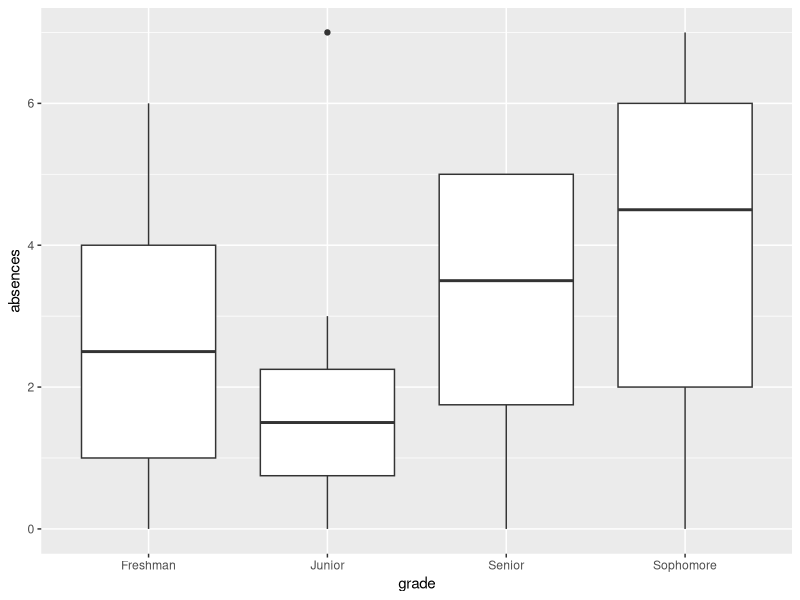
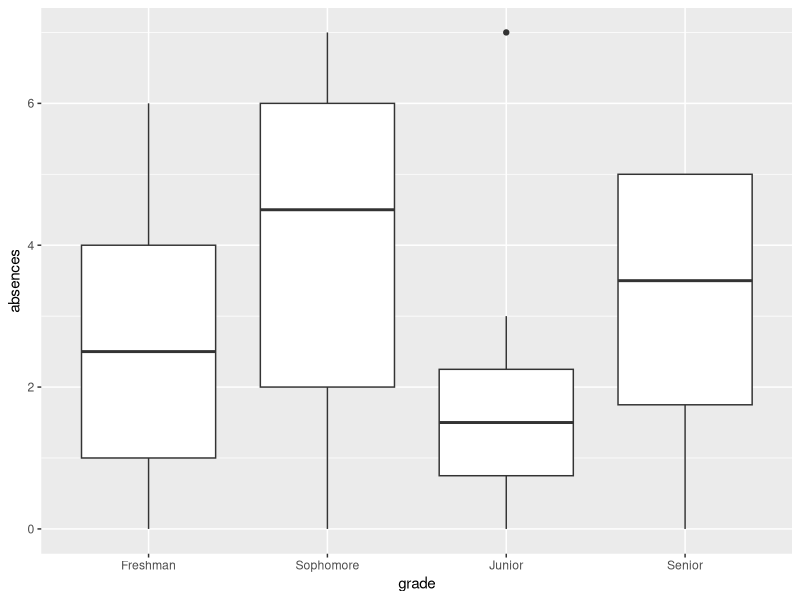
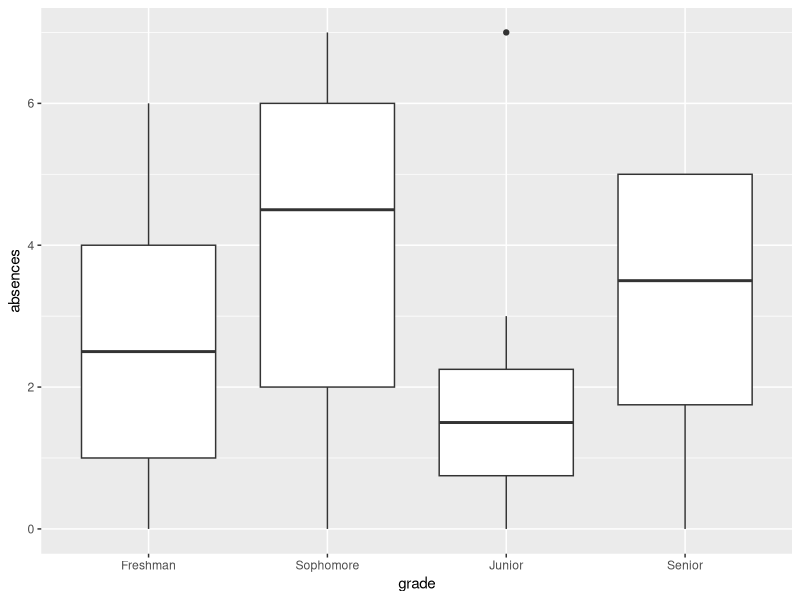
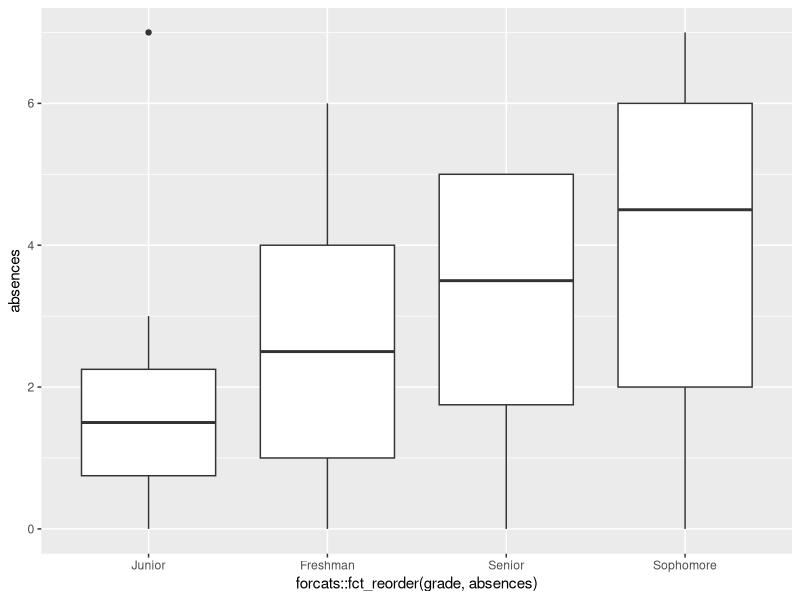
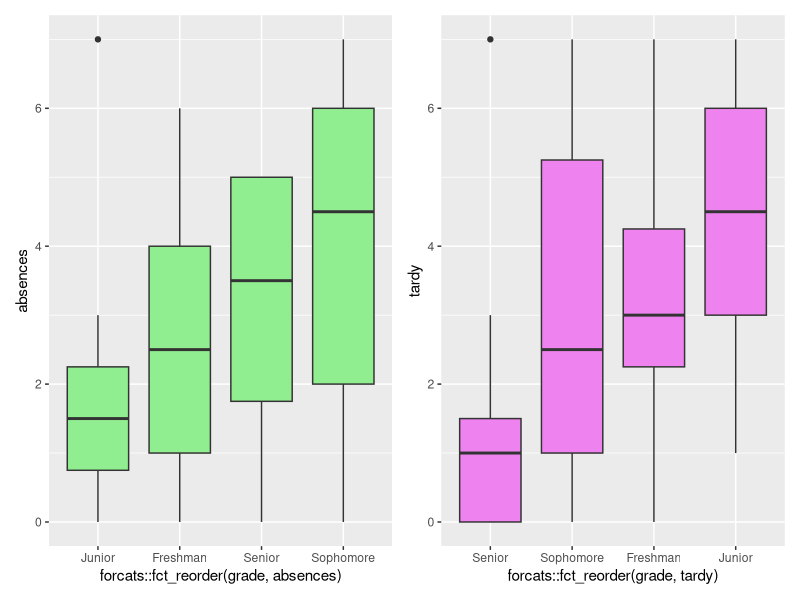
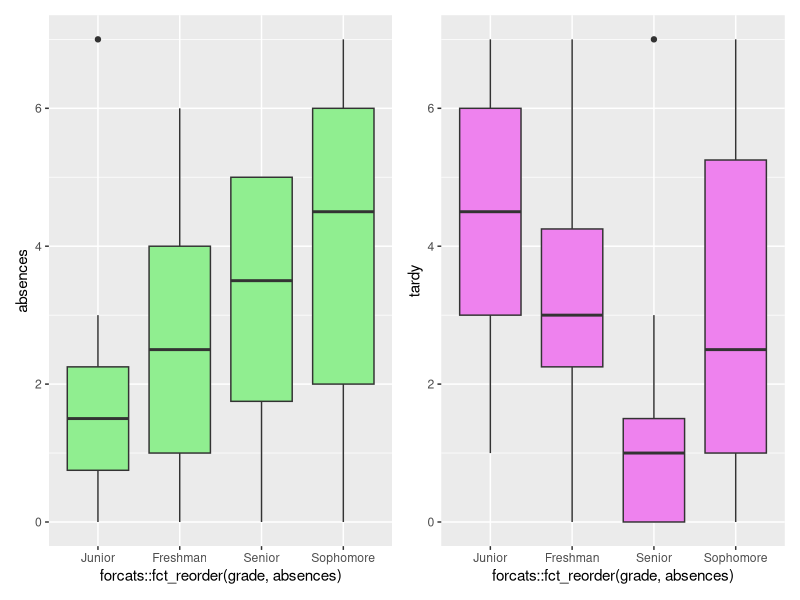

Recreate these plots in R, in order.
## ----setup, include=FALSE------------------------------------------------------------------
knitr::opts_chunk$set(echo = TRUE)
library(tidyverse)


## ----factor1-------------------------------------------------------------------------------
x <- c("red", "red", "blue", "yellow", "blue")
class(x)

x_fact = factor(x) # factor() is a function
class(x_fact)
x_fact


## ----factor1b------------------------------------------------------------------------------
levels(x_fact)


## ---- fig.alt="Forcats hex sticker", out.width = "30%", echo = FALSE, fig.align='center'----
knitr::include_graphics("https://github.com/tidyverse/forcats/raw/main/man/figures/logo.png")


## ------------------------------------------------------------------------------------------
set.seed(123)
data_highschool <- tibble(absences = 
  sample(0:7, size = 32, replace = TRUE), 
    grade = 
      rep(c("Sophomore",
            "Freshman", 
             "Junior", 
             "Senior"), 8))


## ------------------------------------------------------------------------------------------
head(data_highschool)


## ---- fig.height= 3------------------------------------------------------------------------
data_highschool %>%
  ggplot(mapping = aes(x = grade, y = absences)) +
  geom_boxplot()


## ------------------------------------------------------------------------------------------
class(data_highschool$grade)
data_highschool_fct <- data_highschool %>% 
 mutate(grade = factor(grade, levels = 
              c("Freshman", 
                "Sophomore", 
                "Junior", 
                "Senior")))
head(data_highschool_fct)


## ---- fig.height= 3------------------------------------------------------------------------
data_highschool_fct %>%
  ggplot(mapping = aes(x = grade, y = absences)) +
  geom_boxplot()


## ---- size="tiny"--------------------------------------------------------------------------
data_highschool %>% arrange(grade) %>% head(19)


## ---- size = 'tiny'------------------------------------------------------------------------
data_highschool_fct %>% arrange(grade) %>% head(19)


## ------------------------------------------------------------------------------------------
data_highschool %>% group_by(grade) %>% tally(absences)


## ------------------------------------------------------------------------------------------
data_highschool_fct %>% group_by(grade) %>% tally(absences)


## ------------------------------------------------------------------------------------------
data_highschool %>% group_by(grade) %>% summarise(mean = mean(absences))


## ------------------------------------------------------------------------------------------
data_highschool_fct %>% group_by(grade) %>% summarise(mean = mean(absences))


## ---- fig.height= 3------------------------------------------------------------------------
library(forcats)

data_highschool_fct %>%
 ggplot(mapping = aes(x = grade, y = absences)) +
 geom_boxplot()


## ---- fig.height= 3------------------------------------------------------------------------
library(forcats)

data_highschool_fct %>%
ggplot(mapping = aes(x = forcats::fct_reorder(grade, absences), 
 y = absences)) +
 geom_boxplot()


## ------------------------------------------------------------------------------------------
set.seed(1956)
data_highschool_fct <- 
  data_highschool_fct %>% 
  mutate("tardy" = sample(0:7, size = 32, replace = TRUE))

data_highschool_fct


## ---- echo = FALSE-------------------------------------------------------------------------

absences<- data_highschool_fct %>%
   ggplot(mapping = aes(x = forcats::fct_reorder(grade, absences), 
   y = absences)) +
  geom_boxplot(fill = "lightgreen")


tardy<- data_highschool_fct %>%
  ggplot(mapping = aes(x = forcats::fct_reorder(grade, tardy), 
       y = tardy)) +
  geom_boxplot(fill = "violet")

library(patchwork)
absences + tardy



## ---- echo = FALSE-------------------------------------------------------------------------

absences<- data_highschool_fct %>%
 ggplot(mapping = aes(x = forcats::fct_reorder(grade, absences), 
   y = absences)) +
 geom_boxplot(fill = "lightgreen")


tardy<- data_highschool_fct %>%
ggplot(mapping = aes(x = forcats::fct_reorder(grade, absences), 
    y = tardy)) +
geom_boxplot(fill = "violet")

library(patchwork)
absences + tardy




## ------------------------------------------------------------------------------------------
data_highschool_fct %>% pull(grade) %>% fct_count(prop= TRUE)


